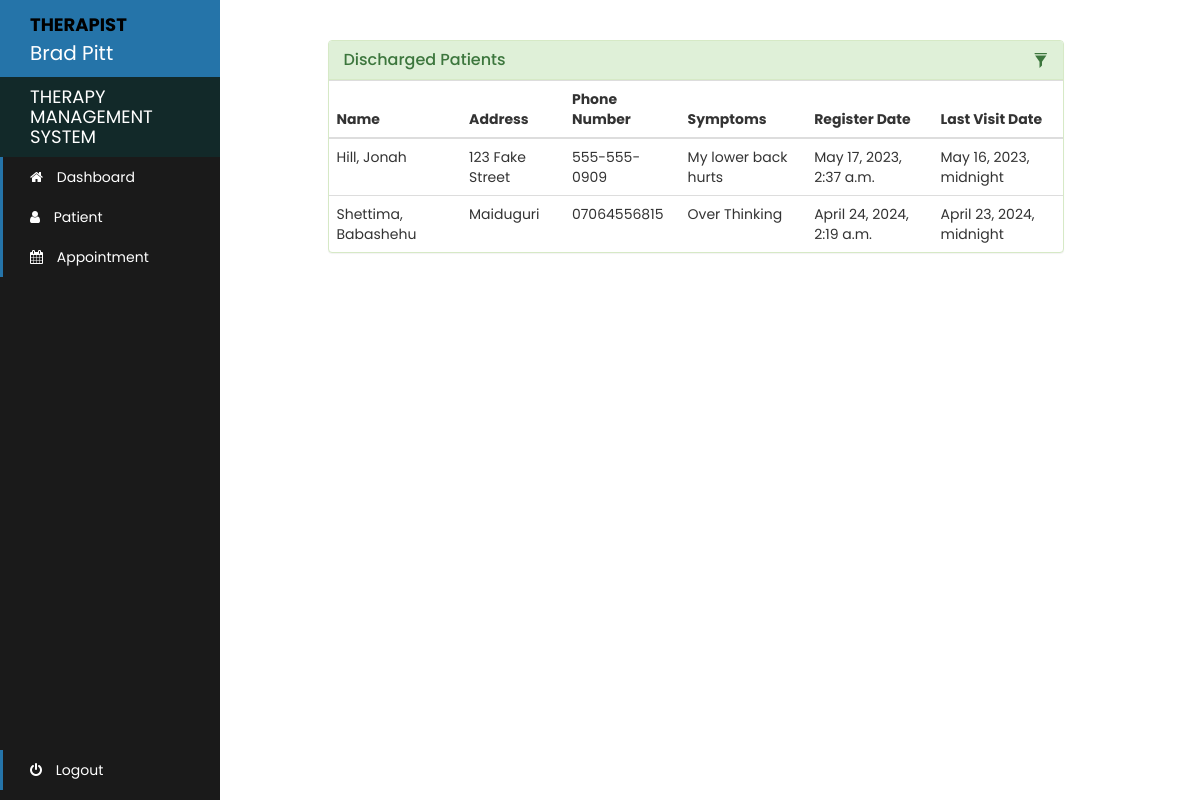
Page /therapist-discharge-patient (signed in) on the committed database.
### therapy/models.py (models this page shows)
class Discharge(models.Model):
    patient_id = models.PositiveIntegerField(null=True)
    patientName = models.CharField(max_length=100)
    assignedTherapistName = models.CharField(max_length=100, null=True)
    address = models.CharField(max_length=100)
    phone_number = models.CharField(max_length=20, null=False)
    symptoms = models.CharField(max_length=100, null=True)
    registerDate = models.DateTimeField(null=False)
    lastVisitDate = models.DateTimeField(null=False)
    visitNumber = models.PositiveIntegerField(null=False)
    copay = models.PositiveIntegerField(null=False)
    treatmentCost = models.PositiveIntegerField(null=False)
    therapistFee = models.PositiveIntegerField(null=False)
    otherCharge = models.PositiveIntegerField(null=False)
    total = models.PositiveIntegerField(null=False)
    status = models.BooleanField(default=False)

### therapy/views.py (the view)
# urls.py: path('therapist-discharge-patient', views.therapist_discharge_patient_view, name='therapist-discharge-patient'),
@login_required(login_url='therapistlogin')
@user_passes_test(therapist_verified)
def therapist_discharge_patient_view(request):
    discharge_patients = models.Discharge.objects.all().distinct().filter(
        assignedTherapistName=request.user.first_name + " " + request.user.last_name)
    return render(request, 'therapy/therapist_discharge_patient.html', {'discharge_patients': discharge_patients})

### therapy/views.py (called while the page is built)
def therapist_verified(user):
    return user.groups.filter(name='THERAPIST').exists()

### template/therapy/therapist_discharge_patient.html (shortened to what this page needs)
<!DOCTYPE html>
{% load static %}
<html lang="en">
<head>
  <link rel="stylesheet" href="{% static '/style.css' %}">
  <link rel="stylesheet" href="https://maxcdn.bootstrapcdn.com/bootstrap/3.3.7/css/bootstrap.min.css">
</head>
<body>
{% include "therapy/therapist_navbar.html" %}
<br><br>
<div class="container">
  <div class="row">
    <div class="col-md-8" style="margin-left: 25%">
      <div class="panel panel-success">
        <div class="panel-heading">
          <h3 class="panel-title">Discharged Patients</h3>
          <div class="pull-right">
            <span class="clickable filter" data-toggle="tooltip" title="Toggle table filter" data-container="body">
              <i class="glyphicon glyphicon-filter"></i>
            </span>
          </div>
        </div>
        <table class="table table-hover" id="p-table">
          <thead>
          <tr>
            <th>Name</th>
            <th>Address</th>
            <th>Phone Number</th>
            <th>Symptoms</th>
            <th>Register Date</th>
            <th>Last Visit Date</th>
          </tr>
          </thead>
          <tbody>
          {% for p in discharge_patients %}
          <tr>
            <td>
              {{p.patientName}}
            </td>
            <td>
              {{p.address}}
            </td>
            <td>
              {{p.phone_number}}
            </td>
            <td>
              {{p.symptoms}}
            </td>
            <td>
              {{p.registerDate}}
            </td>
            <td>
              {{p.lastVisitDate}}
            </td>
          </tr>
          {% endfor %}
          </tbody>
        </table>
      </div>
    </div>
  </div>
</div>
</body>

### template/therapy/therapist_navbar.html (shortened to what this page needs)
<!DOCTYPE html>
{% load static %}
<html lang="en">
<head>
  <link rel="stylesheet" href="https://maxcdn.bootstrapcdn.com/bootstrap/3.4.1/css/bootstrap.min.css">
  <link rel="stylesheet" href="https://cdnjs.cloudflare.com/ajax/libs/font-awesome/4.7.0/css/font-awesome.min.css">
</head>
<body>
<div class="sidebar-container">
  <div class="sidebar-logo">
    <span style="color: black; font-weight: bold; font-size: 18px">THERAPIST</span><br>{{request.user.first_name}} {{request.user.last_name}}
  </div>
  <ul class="sidebar-navigation">
    <li class="header">Therapy Management System</li>
    <li>
      <a href="/therapist-page">
        <i class="fa fa-home" aria-hidden="true"></i> Dashboard
      </a>
    </li>
    <li>
      <a href="/therapist-patient">
        <i class="fa fa-user" aria-hidden="true"></i> Patient
      </a>
    </li>
    <li>
      <a href="/therapist-appointment-record">
        <i class="fa fa-calendar" aria-hidden="true"></i> Appointment
      </a>
    </li>
  </ul>
  <ul class="logout">
    <li>
      <a href="/logged-out">
        <i class="fa fa-power-off" aria-hidden="true"></i> Logout
      </a>
    </li>
  </ul>
</div>
</body>
</html>

### static/style.css (style rules this page uses)
* { margin: 0; padding: 0; box-sizing: border-box; font-family: 'Poppins', sans-serif; }

### template/therapy/therapist_discharge_patient.html (style rules this page uses)
.row { padding: 0 10px; }
.clickable { cursor: pointer; }
.panel-heading div { margin-top: -18px; font-size: 15px; }
.panel-heading div span { margin-left:5px; }

### template/therapy/therapist_navbar.html (style rules this page uses)
.sidebar-container { position: fixed; width: 220px; height: 100%; left: 0; overflow-x: hidden; overflow-y: auto; background: #1a1a1a; color: white; }
.sidebar-logo { padding: 10px 15px 10px 30px; font-size: 20px; background-color: #2574A9; }
.sidebar-navigation { padding: 0; margin: 0; list-style-type: none; position: relative; }
.sidebar-navigation li { background-color: transparent; position: relative; display: inline-block; width: 100%; line-height: 20px; }
.sidebar-navigation li a { padding: 10px 15px 10px 30px; display: block; color: white; }
.sidebar-navigation li .fa { margin-right: 10px; }
.sidebar-navigation li::before { background-color: #2574A9; position: absolute; content: ''; height: 100%; left: 0; top: 0; -webkit-transition: width 0.2s ease-in; transition: width 0.2s ease-in; width: 3px; z-index: -1; }
.sidebar-navigation .header { font-size: 18px; text-transform: uppercase; background-color: rgba(2, 76, 76, 0.3); padding: 10px 15px 10px 30px; }
.sidebar-navigation .header::before { background-color: transparent; }
.logout { position:absolute; left:0; bottom:0; }
.logout li { background-color: transparent; position: relative; display: inline-block; width: 100%; line-height: 20px; }
.logout li a { padding: 10px 15px 10px 30px; display: block; color: white; }
.logout li .fa { margin-right: 10px; }
.logout li::before { background-color: #2574A9; position: absolute; content: ''; height: 100%; left: 0; top: 0; -webkit-transition: width 0.2s ease-in; transition: width 0.2s ease-in; width: 3px; z-index: -1; }

### rows in the picture
Discharge: patientName "Hill, Jonah", address "123 Fake Street", phone_number "555-555-0909", symptoms "My lower back hurts", registerDate "May 17, 2023, 2:37 a.m.", lastVisitDate "May 16, 2023, midnight"
Discharge: patientName "Shettima, Babashehu", address "Maiduguri", phone_number "07064556815", symptoms "Over Thinking", registerDate "April 24, 2024, 2:19 a.m.", lastVisitDate "April 23, 2024, midnight"

### other values in the picture
{{ request.user.first_name }} "Brad"
{{ request.user.last_name }} "Pitt"
